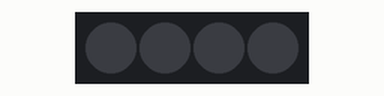
This sketch was run on a simulated Arduino Uno, built for the host (arithmetic inside an expression is 32-bit, double 64-bit). On the bench: 4 RGB LEDs in strip order, left to right. Random numbers use the default seed unless the sketch sets one.

Above: at 0.27 s.
Timing chart, 0 to 40.0 s (numbered marks = the images above):
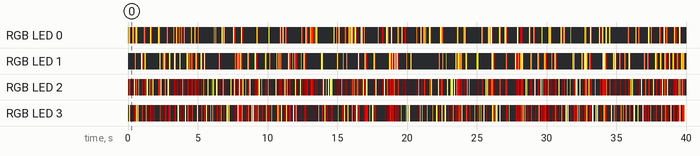

The sketch:

FirestormCode.ino
```cpp
#include <Adafruit_NeoPixel.h>
#include <EEPROM.h> //referenced from https://www.tweaking4all.com/hardware/arduino/arduino-all-ledstrip-effects-in-one/, January 2018

#define NUM_LEDS 4
#define PIN 6
Adafruit_NeoPixel strip = Adafruit_NeoPixel(NUM_LEDS, PIN, NEO_GRB + NEO_KHZ800);

void setup()
{
  strip.begin();
  strip.show(); // Initialize all pixels to 'off'
  pinMode(2,INPUT_PULLUP);  // internal pull-up resistor - from tweaking4all.com as well
}

void loop() {

////                - code from https://www.tweaking4all.com/hardware/arduino/arduino-all-ledstrip-effects-in-one/, January 2018
//                // Fire - Cooling rate, Sparking rate, speed delay
                Fire(80,220,50);
}


void Fire(int Cooling, int Sparking, int SpeedDelay) {
  static byte heat[NUM_LEDS];
  int cooldown;

  // Step 1.  Cool down every cell a little
  for( int i = 0; i < NUM_LEDS; i++) {
    cooldown = random(0, ((Cooling * 10) / NUM_LEDS) + 2);

    if(cooldown>heat[i]) {
      heat[i]=0;
    } else {
      heat[i]=heat[i]-cooldown;
    }
  }

  // Step 2.  Heat from each cell drifts 'up' and diffuses a little
  for( int k= NUM_LEDS - 1; k >= 2; k--) {
    heat[k] = (heat[k - 1] + heat[k - 2] + heat[k - 2]) / 3;
  }

  // Step 3.  Randomly ignite new 'sparks' near the bottom
  if( random(255) < Sparking ) {
    int y = random(7);
    heat[y] = heat[y] + random(160,255);
    //heat[y] = random(160,255);
  }

  // Step 4.  Convert heat to LED colors
  for( int j = 0; j < NUM_LEDS; j++) {
    setPixelHeatColor(j, heat[j] );
  }

  showStrip();
  delay(SpeedDelay);
}

void setPixelHeatColor (int Pixel, byte temperature) {
  // Scale 'heat' down from 0-255 to 0-191
  byte t192 = round((temperature/255.0)*191);

  // calculate ramp up from
  byte heatramp = t192 & 0x3F; // 0..63
  heatramp <<= 2; // scale up to 0..252

  // figure out which third of the spectrum we're in:
  if( t192 > 0x80) {                     // hottest
    setPixel(Pixel, 255, 255, heatramp);
  } else if( t192 > 0x40 ) {             // middle
    setPixel(Pixel, 255, heatramp, 0);
  } else {                               // coolest
    setPixel(Pixel, heatramp, 0, 0);
  }
}

// ***************************************
// ** FastLed/NeoPixel Common Functions **
// ***************************************

// Apply LED color changes
void showStrip() {
 #ifdef ADAFRUIT_NEOPIXEL_H
   // NeoPixel
   strip.show();
 #endif
 #ifndef ADAFRUIT_NEOPIXEL_H
   // FastLED
   FastLED.show();
 #endif
}

// Set a LED color (not yet visible)
void setPixel(int Pixel, byte red, byte green, byte blue) {
 #ifdef ADAFRUIT_NEOPIXEL_H
   // NeoPixel
   strip.setPixelColor(Pixel, strip.Color(red, green, blue));
 #endif
 #ifndef ADAFRUIT_NEOPIXEL_H
   // FastLED
   leds[Pixel].r = red;
   leds[Pixel].g = green;
   leds[Pixel].b = blue;
 #endif
}

// Set all LEDs to a given color and apply it (visible)
void setAll(byte red, byte green, byte blue) {
  for(int i = 0; i < NUM_LEDS; i++ ) {
    setPixel(i, red, green, blue);
  }
  showStrip();
}
```
